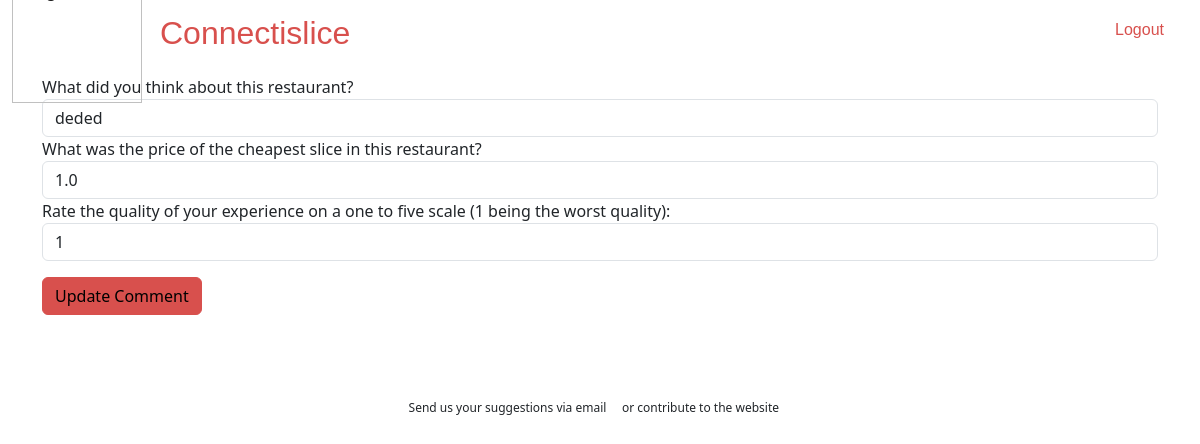
Before: /comment/35/update (signed in) with the older database file.
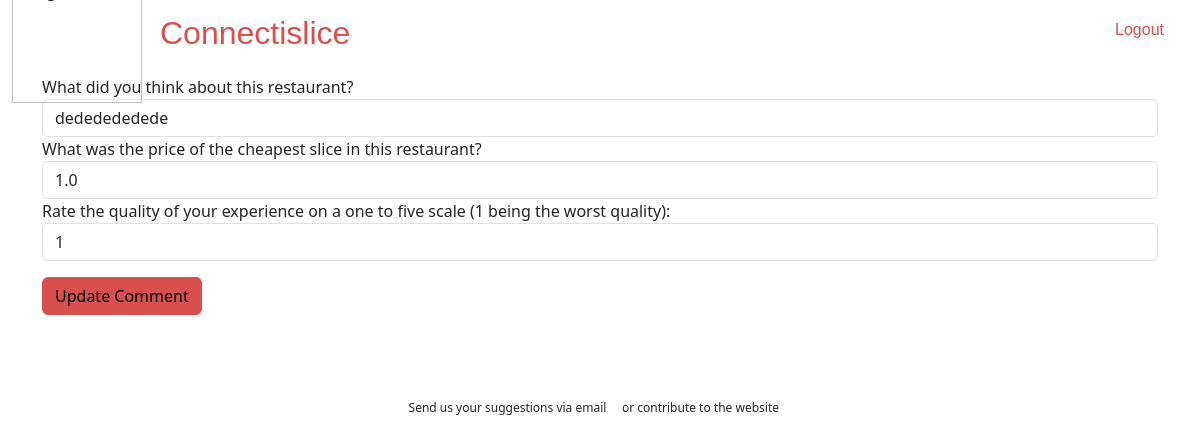
After: the same page with the newer database file.
### restaurants/models.py (models this page shows, shortened)
class Comment(models.Model):
    restaurant = models.ForeignKey(Restaurant, on_delete=models.CASCADE, related_name='comments')
    body = models.TextField()
    cheapestslice = models.FloatField(default=0, validators=[MinValueValidator(0)])
    quality = models.IntegerField(default=0, validators=[MinValueValidator(0),MaxValueValidator(5)])
    created = models.DateTimeField(auto_now_add=True)
    created_by = models.ForeignKey(User, on_delete=models.CASCADE,  default=1)
    class Meta:
        permissions = [('can_delete_comment', 'Can delete comment')]
    def user_can_delete(self, user):
        return user == self.created_by

### restaurants/views.py (the view)
# urls.py: path('comment/<int:pk>/update', views.comment_update, name='comment_update'),
@login_required
def comment_update(request, pk):
    comment = get_object_or_404(Comment, pk=pk)
    if not comment.user_can_delete(request.user):
                return redirect('restaurant_detail', pk=comment.restaurant.pk)
    if request.method == 'POST':
        form = CommentForm(request.POST, instance=comment)
        if form.is_valid():
            form.save()
            return redirect('restaurant_detail', pk=comment.restaurant.pk)
    else:
        form = CommentForm(instance=comment)
    context = {
        'comment': comment,
        'form': form
    }
    return render(request, 'comment_update.html', context)

### restaurants/forms.py
class CommentForm(forms.ModelForm):
    class Meta:
        model = Comment
        fields = ['body', 'cheapestslice', 'quality']
        labels = {
            'body': 'What did you think about this restaurant?',
            'cheapestslice': 'What was the price of the cheapest slice in this restaurant?',
            'quality': 'Rate the quality of your experience on a one to five scale (1 being the worst quality):',
        }

### restaurants/templates/comment_update.html (shortened to what this page needs)
{% extends "base.html" %}
{% block page_content %}
  {% load crispy_forms_tags %}
  <form method="POST" action="{% url 'comment_update' pk=form.instance.pk %}">
    <div class="form-group">
      {{ form.body.label }}
      <input type="text"
             class="form-control"
             name="body"
             value="{{ comment.body }}" />
      {{ form.cheapestslice.label }}
      <input type="number"
             class="form-control"
             name="cheapestslice"
             value="{{ comment.cheapestslice }}" />
      {{ form.quality.label }}
      <input type="number"
             class="form-control"
             name="quality"
             value="{{ comment.quality }}" />
    </div>
    <input type="submit" value="Update Comment" class="btn btn-primary" />
  </form>
{% endblock %}

Changed rows visible on the page:
changed Comment: body "deded" → "dededededede"
